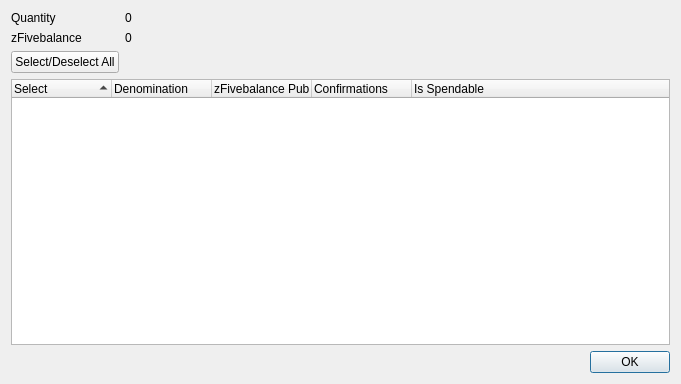
<?xml version="1.0" encoding="UTF-8"?>
<ui version="4.0">
 <class>ZFivebalanceControlDialog</class>
 <widget class="QDialog" name="ZFivebalanceControlDialog">
  <property name="geometry">
   <rect>
    <x>0</x>
    <y>0</y>
    <width>681</width>
    <height>384</height>
   </rect>
  </property>
  <property name="minimumSize">
   <size>
    <width>681</width>
    <height>384</height>
   </size>
  </property>
  <property name="windowTitle">
   <string>Select zFivebalance to Spend</string>
  </property>
  <layout class="QGridLayout" name="gridLayout">
   <item row="0" column="0">
    <layout class="QFormLayout" name="formLayout">
     <property name="sizeConstraint">
      <enum>QLayout::SetDefaultConstraint</enum>
     </property>
     <item row="0" column="0">
      <widget class="QLabel" name="labelQuantity">
       <property name="text">
        <string>Quantity</string>
       </property>
      </widget>
     </item>
     <item row="0" column="1">
      <widget class="QLabel" name="labelQuantity_int">
       <property name="text">
        <string>0</string>
       </property>
      </widget>
     </item>
     <item row="1" column="0">
      <widget class="QLabel" name="labelZFivebalance">
       <property name="text">
        <string>zFivebalance</string>
       </property>
      </widget>
     </item>
     <item row="1" column="1">
      <widget class="QLabel" name="labelZFivebalance_int">
       <property name="text">
        <string>0</string>
       </property>
      </widget>
     </item>
     <item row="2" column="0">
      <widget class="QPushButton" name="pushButtonAll">
       <property name="text">
        <string>Select/Deselect All</string>
       </property>
      </widget>
     </item>
    </layout>
   </item>
   <item row="1" column="0">
    <layout class="QVBoxLayout" name="verticalLayout">
     <item>
      <widget class="QTreeWidget" name="treeWidget">
       <property name="minimumSize">
        <size>
         <width>0</width>
         <height>250</height>
        </size>
       </property>
       <property name="alternatingRowColors">
        <bool>true</bool>
       </property>
       <property name="sortingEnabled">
        <bool>true</bool>
       </property>
       <property name="columnCount">
        <number>5</number>
       </property>
       <attribute name="headerDefaultSectionSize">
        <number>100</number>
       </attribute>
       <column>
        <property name="text">
         <string notr="true">Select</string>
        </property>
       </column>
       <column>
        <property name="text">
         <string notr="true">Denomination</string>
        </property>
       </column>
       <column>
        <property name="text">
         <string notr="true">zFivebalance Public ID</string>
        </property>
       </column>
       <column>
        <property name="text">
         <string notr="true">Confirmations</string>
        </property>
       </column>
       <column>
        <property name="text">
         <string>Is Spendable</string>
        </property>
       </column>
      </widget>
     </item>
     <item>
      <widget class="QDialogButtonBox" name="buttonBox">
       <property name="orientation">
        <enum>Qt::Horizontal</enum>
       </property>
       <property name="standardButtons">
        <set>QDialogButtonBox::Ok</set>
       </property>
      </widget>
     </item>
    </layout>
   </item>
  </layout>
 </widget>
 <resources/>
 <connections>
  <connection>
   <sender>buttonBox</sender>
   <signal>accepted()</signal>
   <receiver>ZFivebalanceControlDialog</receiver>
   <slot>accept()</slot>
   <hints>
    <hint type="sourcelabel">
     <x>248</x>
     <y>254</y>
    </hint>
    <hint type="destinationlabel">
     <x>157</x>
     <y>274</y>
    </hint>
   </hints>
  </connection>
  <connection>
   <sender>buttonBox</sender>
   <signal>rejected()</signal>
   <receiver>ZFivebalanceControlDialog</receiver>
   <slot>reject()</slot>
   <hints>
    <hint type="sourcelabel">
     <x>316</x>
     <y>260</y>
    </hint>
    <hint type="destinationlabel">
     <x>286</x>
     <y>274</y>
    </hint>
   </hints>
  </connection>
 </connections>
</ui>
